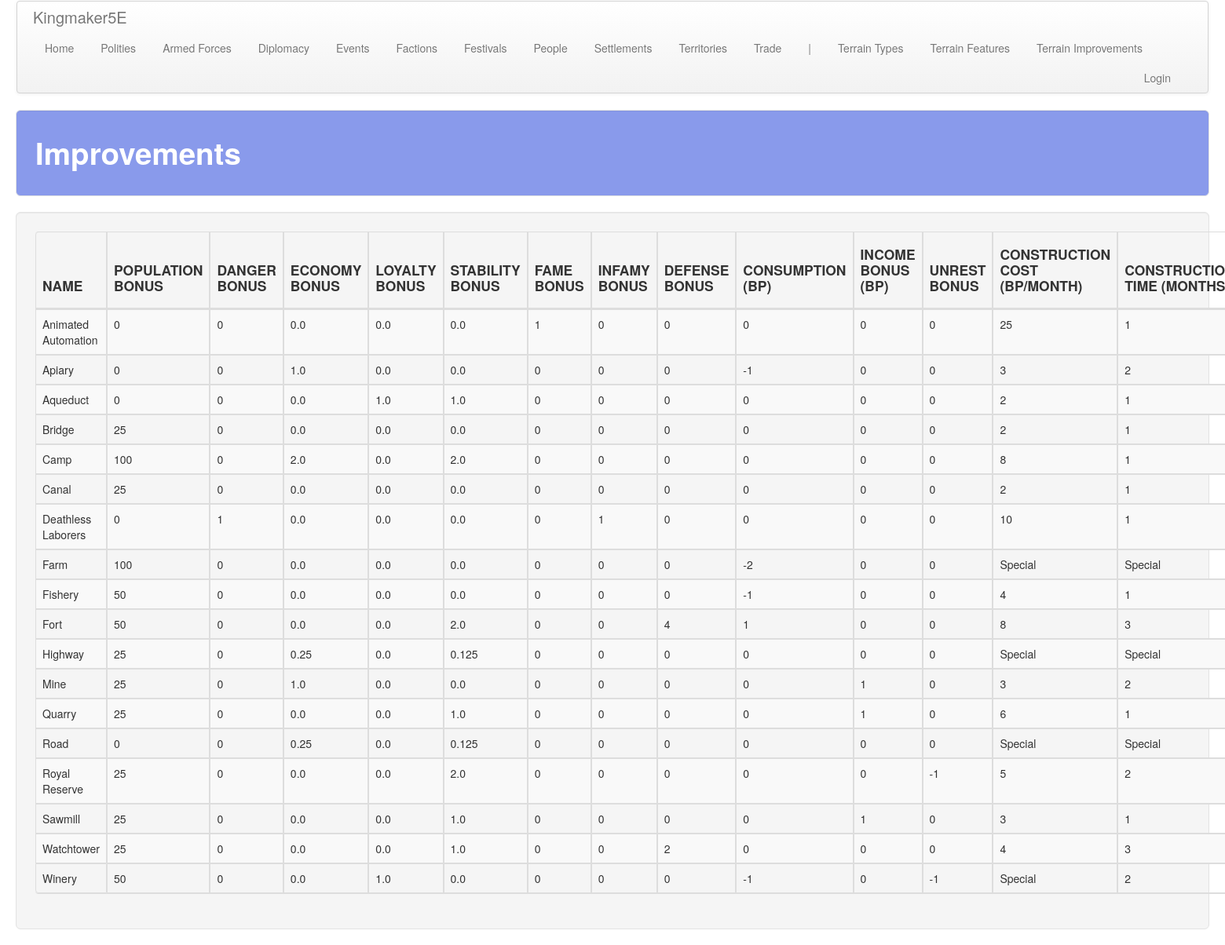
The app's page /territory/improvements with its own data.
### territory/models.py (models this page shows, shortened)
class Improvement(models.Model):
    name = models.CharField(max_length=default_max_length)
    pop_bonus = models.IntegerField(default=0)
    dan_bonus = models.IntegerField(default=0)
    eco_bonus = models.FloatField(default=0)
    loy_bonus = models.FloatField(default=0)
    sta_bonus = models.FloatField(default=0)
    fam_bonus = models.IntegerField(default=0)
    inf_bonus = models.IntegerField(default=0)
    def_bonus = models.IntegerField(default=0)
    con_bonus = models.IntegerField(default=0)
    inc_bonus = models.IntegerField(default=0)
    unr_bonus = models.IntegerField(default=0)
    cost_per_month = models.IntegerField(default=0)
    construction_time = models.IntegerField(default=0)
    exclusive = models.BooleanField()
    desc = models.TextField(default="")

### territory/views.py (the view)
# urls.py: path('improvements', views.improvements, name='improvements'),
def improvements(request): return show_all_items(request, app_name, d_obj, d_plural, sort='name')

### territory/templates/territory/improvements.html (shortened to what this page needs)
<!DOCTYPE html>
{% extends 'territory/base.html' %}
{% block table_header %}
    <th class="th_ccell"><h4>NAME</h4></th>
    <th class="th_ccell"><h4>POPULATION BONUS</h4></th>
    <th class="th_ccell"><h4>DANGER BONUS</h4></th>
    <th class="th_ccell"><h4>ECONOMY BONUS</h4></th>
    <th class="th_ccell"><h4>LOYALTY BONUS</h4></th>
    <th class="th_ccell"><h4>STABILITY BONUS</h4></th>
    <th class="th_ccell"><h4>FAME BONUS</h4></th>
    <th class="th_ccell"><h4>INFAMY BONUS</h4></th>
    <th class="th_ccell"><h4>DEFENSE BONUS</h4></th>
    <th class="th_ccell"><h4>CONSUMPTION (BP)</h4></th>
    <th class="th_ccell"><h4>INCOME BONUS (BP)</h4></th>
    <th class="th_ccell"><h4>UNREST BONUS</h4></th>
    <th class="th_ccell"><h4>CONSTRUCTION COST (BP/MONTH)</h4></th>
    <th class="th_ccell"><h4>CONSTRUCTION TIME (MONTHS)</h4></th>
{% endblock %}
{% block table_body %}
    {% for improvement in improvements %}
        <tr>
            <td class="tb_ccell">{{ improvement.name }}</td>
            <td class="tb_ccell">{{ improvement.pop_bonus }}</td>
            <td class="tb_ccell">{{ improvement.dan_bonus }}</td>
            <td class="tb_ccell">{{ improvement.eco_bonus }}</td>
            <td class="tb_ccell">{{ improvement.loy_bonus }}</td>
            <td class="tb_ccell">{{ improvement.sta_bonus }}</td>
            <td class="tb_ccell">{{ improvement.fam_bonus }}</td>
            <td class="tb_ccell">{{ improvement.inf_bonus }}</td>
            <td class="tb_ccell">{{ improvement.def_bonus }}</td>
            <td class="tb_ccell">{{ improvement.con_bonus }}</td>
            <td class="tb_ccell">{{ improvement.inc_bonus }}</td>
            <td class="tb_ccell">{{ improvement.unr_bonus }}</td>
            <td class="tb_ccell">
                {% if improvement.cost_per_month == 0 %}
                    Special
                {% else %}
                    {{ improvement.cost_per_month }}
                {% endif %}
            </td>
            <td class="tb_ccell">
                {% if improvement.construction_time == 0 %}
                    Special
                {% else %}
                    {{ improvement.construction_time }}
                {% endif %}
            </td>
        </tr>
    {% endfor %}
{% endblock %}

### static/css/custom.css (style rules this page uses)
.th_ccell { text-align: center; padding: 20px 20px 20px 20px; }
.tb_ccell { text-align: center; padding: 20px 20px 20px 20px; }

### static/css/hexagons.css (style rules this page uses)
* { margin: 0; padding: 0; }

### records on screen
Improvement: name "Animated Automation", pop_bonus "0", dan_bonus "0", eco_bonus "0.0", loy_bonus "0.0", sta_bonus "0.0", fam_bonus "1", inf_bonus "0", def_bonus "0", con_bonus "0", inc_bonus "0", unr_bonus "0", cost_per_month "25", construction_time "1"
Improvement: name "Apiary", pop_bonus "0", dan_bonus "0", eco_bonus "1.0", loy_bonus "0.0", sta_bonus "0.0", fam_bonus "0", inf_bonus "0", def_bonus "0", con_bonus "-1", inc_bonus "0", unr_bonus "0", cost_per_month "3", construction_time "2"
Improvement: name "Aqueduct", pop_bonus "0", dan_bonus "0", eco_bonus "0.0", loy_bonus "1.0", sta_bonus "1.0", fam_bonus "0", inf_bonus "0", def_bonus "0", con_bonus "0", inc_bonus "0", unr_bonus "0", cost_per_month "2", construction_time "1"
Improvement: name "Bridge", pop_bonus "25", dan_bonus "0", eco_bonus "0.0", loy_bonus "0.0", sta_bonus "0.0", fam_bonus "0", inf_bonus "0", def_bonus "0", con_bonus "0", inc_bonus "0", unr_bonus "0", cost_per_month "2", construction_time "1"
Improvement: name "Camp", pop_bonus "100", dan_bonus "0", eco_bonus "2.0", loy_bonus "0.0", sta_bonus "2.0", fam_bonus "0", inf_bonus "0", def_bonus "0", con_bonus "0", inc_bonus "0", unr_bonus "0", cost_per_month "8", construction_time "1"
Improvement: name "Canal", pop_bonus "25", dan_bonus "0", eco_bonus "0.0", loy_bonus "0.0", sta_bonus "0.0", fam_bonus "0", inf_bonus "0", def_bonus "0", con_bonus "0", inc_bonus "0", unr_bonus "0", cost_per_month "2", construction_time "1"
Improvement: name "Deathless Laborers", pop_bonus "0", dan_bonus "1", eco_bonus "0.0", loy_bonus "0.0", sta_bonus "0.0", fam_bonus "0", inf_bonus "1", def_bonus "0", con_bonus "0", inc_bonus "0", unr_bonus "0", cost_per_month "10", construction_time "1"
Improvement: name "Farm", pop_bonus "100", dan_bonus "0", eco_bonus "0.0", loy_bonus "0.0", sta_bonus "0.0", fam_bonus "0", inf_bonus "0", def_bonus "0", con_bonus "-2", inc_bonus "0", unr_bonus "0", cost_per_month "Special", construction_time "Special"
Improvement: name "Fishery", pop_bonus "50", dan_bonus "0", eco_bonus "0.0", loy_bonus "0.0", sta_bonus "0.0", fam_bonus "0", inf_bonus "0", def_bonus "0", con_bonus "-1", inc_bonus "0", unr_bonus "0", cost_per_month "4", construction_time "1"
Improvement: name "Fort", pop_bonus "50", dan_bonus "0", eco_bonus "0.0", loy_bonus "0.0", sta_bonus "2.0", fam_bonus "0", inf_bonus "0", def_bonus "4", con_bonus "1", inc_bonus "0", unr_bonus "0", cost_per_month "8", construction_time "3"
Improvement: name "Highway", pop_bonus "25", dan_bonus "0", eco_bonus "0.25", loy_bonus "0.0", sta_bonus "0.125", fam_bonus "0", inf_bonus "0", def_bonus "0", con_bonus "0", inc_bonus "0", unr_bonus "0", cost_per_month "Special", construction_time "Special"
Improvement: name "Mine", pop_bonus "25", dan_bonus "0", eco_bonus "1.0", loy_bonus "0.0", sta_bonus "0.0", fam_bonus "0", inf_bonus "0", def_bonus "0", con_bonus "0", inc_bonus "1", unr_bonus "0", cost_per_month "3", construction_time "2"
Improvement: name "Quarry", pop_bonus "25", dan_bonus "0", eco_bonus "0.0", loy_bonus "0.0", sta_bonus "1.0", fam_bonus "0", inf_bonus "0", def_bonus "0", con_bonus "0", inc_bonus "1", unr_bonus "0", cost_per_month "6", construction_time "1"
Improvement: name "Road", pop_bonus "0", dan_bonus "0", eco_bonus "0.25", loy_bonus "0.0", sta_bonus "0.125", fam_bonus "0", inf_bonus "0", def_bonus "0", con_bonus "0", inc_bonus "0", unr_bonus "0", cost_per_month "Special", construction_time "Special"
Improvement: name "Royal Reserve", pop_bonus "25", dan_bonus "0", eco_bonus "0.0", loy_bonus "0.0", sta_bonus "2.0", fam_bonus "0", inf_bonus "0", def_bonus "0", con_bonus "0", inc_bonus "0", unr_bonus "-1", cost_per_month "5", construction_time "2"
Improvement: name "Sawmill", pop_bonus "25", dan_bonus "0", eco_bonus "0.0", loy_bonus "0.0", sta_bonus "1.0", fam_bonus "0", inf_bonus "0", def_bonus "0", con_bonus "0", inc_bonus "1", unr_bonus "0", cost_per_month "3", construction_time "1"
Improvement: name "Watchtower", pop_bonus "25", dan_bonus "0", eco_bonus "0.0", loy_bonus "0.0", sta_bonus "1.0", fam_bonus "0", inf_bonus "0", def_bonus "2", con_bonus "0", inc_bonus "0", unr_bonus "0", cost_per_month "4", construction_time "3"
Improvement: name "Winery", pop_bonus "50", dan_bonus "0", eco_bonus "0.0", loy_bonus "1.0", sta_bonus "0.0", fam_bonus "0", inf_bonus "0", def_bonus "0", con_bonus "-1", inc_bonus "0", unr_bonus "-1", cost_per_month "Special", construction_time "2"

### other values on screen
{{ title }} "Improvements"
